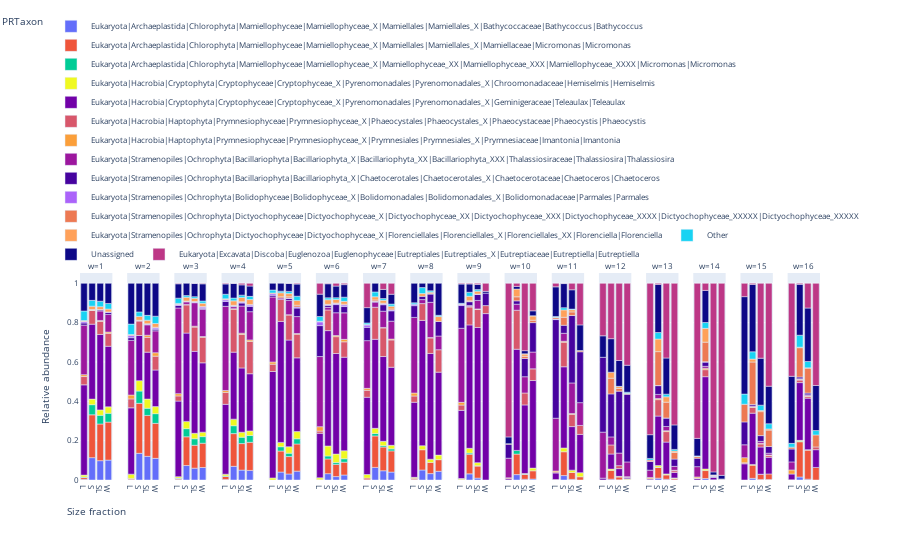

Notebook source saved alongside this figure:
### Code cell
#taxonomic
phyld, top10d = taxbarplot(comm, newseparated, 'Genus', 5, 10, 'size_code')
